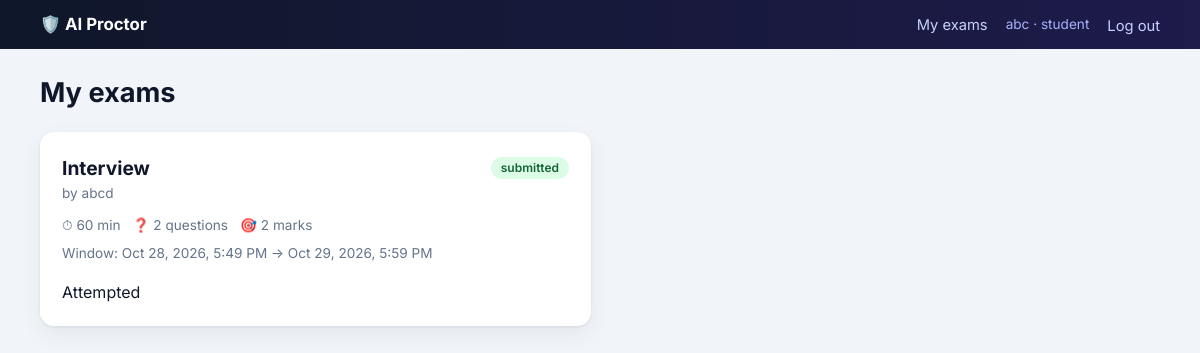
/student (signed in), run on the app's committed database.
### tables this page shows
CREATE TABLE users(
        id INTEGER PRIMARY KEY AUTOINCREMENT,
        name TEXT NOT NULL,
        email TEXT NOT NULL UNIQUE,
        password_hash TEXT NOT NULL,
        role TEXT NOT NULL CHECK(role IN ('student','examiner')),
        created_at TEXT NOT NULL
    );

CREATE TABLE attempts(
        id INTEGER PRIMARY KEY AUTOINCREMENT,
        exam_id INTEGER NOT NULL REFERENCES exams(id) ON DELETE CASCADE,
        student_id INTEGER NOT NULL REFERENCES users(id) ON DELETE CASCADE,
        started_at TEXT NOT NULL,
        deadline_at TEXT NOT NULL,
        submitted_at TEXT,
        status TEXT NOT NULL DEFAULT 'in_progress',
        score REAL NOT NULL DEFAULT 0,
        pending INTEGER NOT NULL DEFAULT 0,
        misuse_pct REAL NOT NULL DEFAULT 0,
        risk_level TEXT NOT NULL DEFAULT 'Low',
        violation_count INTEGER NOT NULL DEFAULT 0,
        UNIQUE (exam_id, student_id)
    );

CREATE TABLE exams(
        id INTEGER PRIMARY KEY AUTOINCREMENT,
        examiner_id INTEGER NOT NULL REFERENCES users(id) ON DELETE CASCADE,
        title TEXT NOT NULL,
        description TEXT NOT NULL DEFAULT '',
        duration_min INTEGER NOT NULL,
        start_at TEXT NOT NULL,
        end_at TEXT NOT NULL,
        published INTEGER NOT NULL DEFAULT 0,
        max_violations INTEGER NOT NULL DEFAULT 0,
        created_at TEXT NOT NULL
    );

### blueprints/student.py (the view)
@bp.route("/student")
@login_required("student")
def dashboard():
    db, user = get_db(), current_user()
    finalize_expired(db, student_id=user["id"])
    rows = db.all(
        """SELECT e.*, u.name AS examiner_name, t.id AS attempt_id, t.status AS attempt_status,
                  t.score, t.pending,
                  (SELECT COALESCE(SUM(marks),0) FROM questions q WHERE q.exam_id=e.id) AS total_marks,
                  (SELECT COUNT(*) FROM questions q WHERE q.exam_id=e.id) AS n_questions
           FROM assignments a
           JOIN exams e ON e.id=a.exam_id AND e.published=1
           JOIN users u ON u.id=e.examiner_id
           LEFT JOIN attempts t ON t.exam_id=e.id AND t.student_id=a.student_id
           WHERE a.student_id=? ORDER BY e.start_at DESC""", (user["id"],))
    for r in rows:
        att = {"status": r["attempt_status"]} if r["attempt_id"] else None
        r["state"] = exam_state(r, att)
    return render_template("student/dashboard.html", exams=rows)

### db.py (called while the page is built)
def _open_sqlite():
    conn = sqlite3.connect(_sqlite_path, timeout=15)
    conn.row_factory = sqlite3.Row
    conn.execute("PRAGMA foreign_keys = ON")
    return conn

def get_db():
    if "db" not in g:
        conn = _checkout_pg() if _is_pg else _open_sqlite()
        g.db = DB(conn, _is_pg)
    return g.db

def _close(exc):
    db = g.pop("db", None)
    if db is None:
        return
    if _is_pg:
        db.rollback()  # no-op after commit; clears aborted txns
        try:
            _pool.putconn(db.conn)
        except Exception:  # pragma: no cover
            pass
    else:
        if exc is not None:
            db.rollback()
        db.conn.close()

def _commit_after_request(response):
    db = g.get("db")
    if db is not None:
        if response.status_code < 400:
            db.commit()
        else:
            db.rollback()
    return response

    def _prep(self, sql):
        return sql.replace("?", "%s") if self.is_pg else sql

    def _cursor(self):
        if self.is_pg:
            return self.conn.cursor(cursor_factory=psycopg2.extras.RealDictCursor)
        return self.conn.cursor()

    @staticmethod
    def _clean(row):
        if row is None:
            return None
        d = dict(row)
        for k, v in d.items():
            if isinstance(v, memoryview):
                d[k] = bytes(v)
        return d

    def execute(self, sql, params=()):
        cur = self._cursor()
        cur.execute(self._prep(sql), tuple(params))
        return cur

    def one(self, sql, params=()):
        cur = self.execute(sql, params)
        row = cur.fetchone()
        cur.close()
        return self._clean(row)

    def all(self, sql, params=()):
        cur = self.execute(sql, params)
        rows = cur.fetchall()
        cur.close()
        return [self._clean(r) for r in rows]

    def commit(self):
        self.conn.commit()

### services.py (called while the page is built)
def finalize_expired(db, exam_id=None, student_id=None, grace_sec=15):
    from datetime import timedelta
    cutoff = to_iso(now_utc() - timedelta(seconds=grace_sec))
    sql = "SELECT id FROM attempts WHERE status='in_progress' AND deadline_at < ?"
    params = [cutoff]
    if exam_id is not None:
        sql += " AND exam_id=?"; params.append(exam_id)
    if student_id is not None:
        sql += " AND student_id=?"; params.append(student_id)
    for r in db.all(sql, params):
        finalize_attempt(db, r["id"], "auto_submitted")

### utils.py (called while the page is built)
def now_utc():
    return datetime.now(timezone.utc).replace(tzinfo=None, microsecond=0)

### templates/student/dashboard.html (shortened to what this page needs)
{% extends "base.html" %}
{% block content %}
<div class="page-head"><div><h1>My exams</h1><p class="muted"></p></div></div>
<div class="grid g2">
{% for e in exams %}
  <div class="card">
    <div class="row between"><h2>{{ e.title }}</h2><span class="badge {{ e.state }}">{{ e.state.replace('_',' ') }}</span></div>
    <p class="muted small">by {{ e.examiner_name }}</p>
    <div class="row small muted" style="margin-top:12px">
      <span>⏱ {{ e.duration_min }} min</span><span>❓ {{ e.n_questions }} questions</span><span>🎯 {{ '%g'|format(e.total_marks) }} marks</span>
    </div>
    <p class="small muted" style="margin-top:8px">Window: {{ e.start_at|localtime }} → {{ e.end_at|localtime }}</p>
    <div style="margin-top:16px">
      {% if e.state == 'open' %}<a class="btn" href="{{ url_for('student.take', exam_id=e.id) }}">Start exam</a>
      {% elif e.state == 'in_progress' %}<a class="btn green" href="{{ url_for('student.take', exam_id=e.id) }}">Resume exam</a>
      {% elif e.state == 'submitted' %}<p>Attempted</p>
      {% elif e.state == 'upcoming' %}<button class="btn" disabled>Not started yet</button>
      {% else %}<button class="btn" disabled>Window closed</button>{% endif %}
    </div>
  </div>
{% endfor %}
</div>
{% endblock %}

### templates/base.html (shortened to what this page needs)
<!DOCTYPE html>
<html lang="en">
<head>
<link rel="stylesheet" href="{{ url_for('static', filename='css/style.css') }}">
</head>
<body>
{% block nav %}
<nav class="nav"><div class="nav-in">
  <a class="brand" href="{{ url_for('index') }}">🛡️ AI Proctor</a>
  {% if current_user() %}
    {% if current_user().role == 'examiner' %}
      <a class="link" href="{{ url_for('examiner.dashboard') }}">Dashboard</a>
      <a class="link" href="{{ url_for('examiner.new_exam') }}">+ New exam</a>
    {% else %}
      <a class="link" href="{{ url_for('student.dashboard') }}">My exams</a>
    {% endif %}
    <span class="who">{{ current_user().name }} · {{ current_user().role }}</span>
    <form method="post" action="{{ url_for('auth.logout') }}">
      <button class="linkbtn" type="submit">Log out</button>
    </form>
  {% else %}
    <a class="link" href="{{ url_for('auth.login') }}">Log in</a>
    <a class="link" href="{{ url_for('auth.register') }}">Register</a>
  {% endif %}
</div></nav>
{% endblock %}
{% block body %}
<main class="container">
  {% block content %}{% endblock %}
</main>
{% endblock %}
</body>
</html>

### static/css/style.css (style rules this page uses)
:root { --bg:#f1f5f9; --card:#fff; --ink:#0f172a; --muted:#64748b; --line:#e2e8f0; --brand:#4f46e5; --brand-d:#4338ca; --brand-l:#eef2ff; --ok:#16a34a; --warn:#d97706; --bad:#dc2626; --radius:14px; --shadow:0 1px 3px rgba(15,23,42,.08),0 8px 24px rgba(15,23,42,.06); }
* { box-sizing:border-box;margin:0;padding:0 }
html { -webkit-text-size-adjust:100% }
body { font-family:'Inter',system-ui,-apple-system,Segoe UI,Roboto,sans-serif;background:var(--bg);color:var(--ink);line-height:1.5;min-height:100vh }
a { color:var(--brand);text-decoration:none }
h1 { font-size:1.7rem;line-height:1.2 }
h2 { font-size:1.2rem }
.muted { color:var(--muted) }
.small { font-size:.85rem }
.container { max-width:1160px;margin:0 auto;padding:28px 20px 60px }
.nav { background:linear-gradient(90deg,#0f172a,#1e1b4b);color:#fff;position:sticky;top:0;z-index:20 }
.nav-in { max-width:1160px;margin:0 auto;padding:12px 20px;display:flex;align-items:center;gap:18px }
.brand { font-weight:700;color:#fff;font-size:1.05rem;display:flex;align-items:center;gap:8px }
.nav a.link { color:#c7d2fe;font-size:.92rem }
.nav .who { font-size:.85rem;color:#a5b4fc }
.nav form { display:inline }
.card { background:var(--card);border-radius:var(--radius);box-shadow:var(--shadow);padding:22px }
.grid { display:grid;gap:18px }
.g2 { grid-template-columns:repeat(2,1fr) }
.row { display:flex;gap:12px;align-items:center;flex-wrap:wrap }
.between { justify-content:space-between }
.page-head { display:flex;justify-content:space-between;align-items:flex-start;gap:14px;flex-wrap:wrap;margin-bottom:22px }
.linkbtn { background:none;border:0;color:#c7d2fe;font:inherit;cursor:pointer;font-size:.92rem }
.badge { display:inline-block;padding:2px 10px;border-radius:999px;font-size:.75rem;font-weight:600;background:#e2e8f0;color:#334155;white-space:nowrap }
.badge.Low,.badge.open,.badge.submitted,.badge.ok { background:#dcfce7;color:#166534 }

### data on the page
users: name "abc", role "student"
attempts: title "Interview", state.replace "submitted", examiner_name "abcd", duration_min "60", n_questions "2", total_marks "2"
